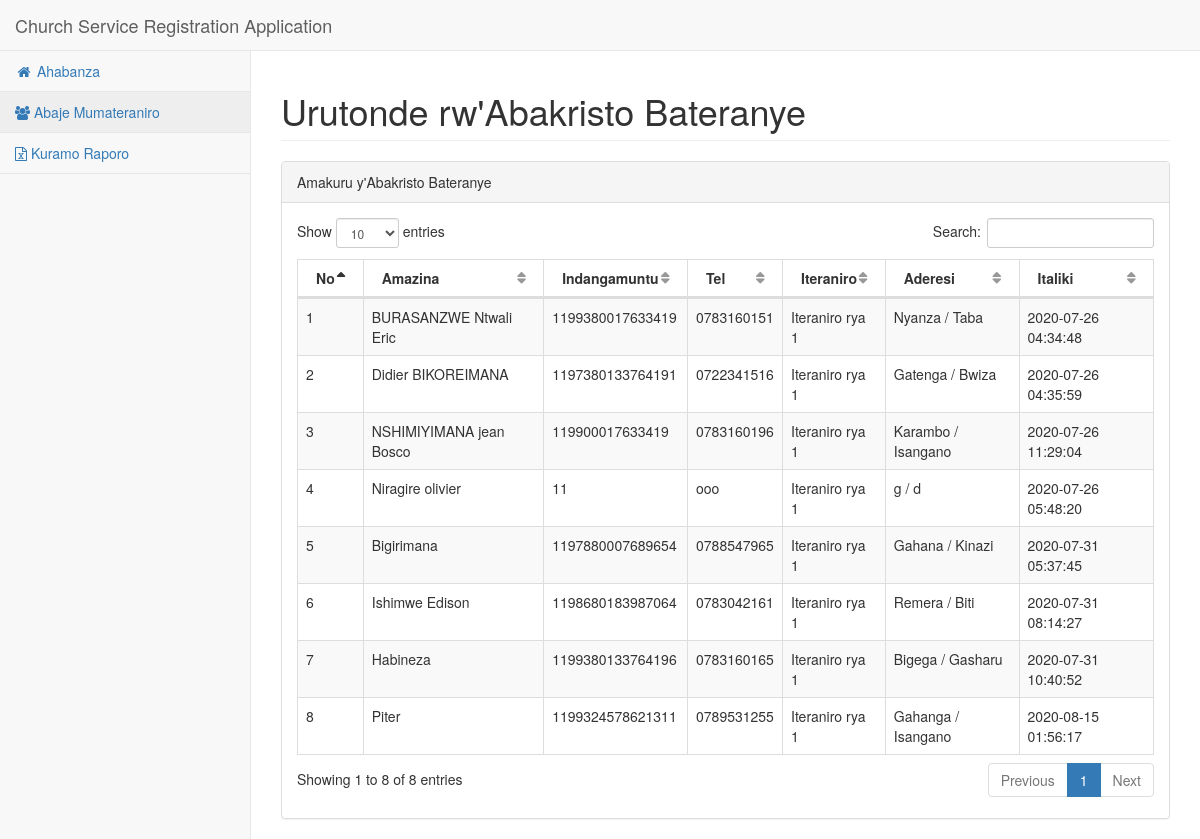
Page /csalist.php on the committed database.
### tables this page shows
CREATE TABLE `christian_info` (
  `ID` int(11) NOT NULL,
  `serv` varchar(50) NOT NULL,
  `fname` varchar(255) NOT NULL,
  `nid` varchar(16) NOT NULL,
  `tel` varchar(15) NOT NULL,
  `sec` varchar(255) NOT NULL,
  `cell` varchar(255) NOT NULL,
  `vill` varchar(255) NOT NULL,
  `dates` datetime NOT NULL
);

### csalist.php (the view, shortened to what this page needs)
<!DOCTYPE html>
<html lang="en">
<head>
    <link href="vendor/bootstrap/css/bootstrap.min.css" rel="stylesheet">
    <link href="vendor/metisMenu/metisMenu.min.css" rel="stylesheet">
    <link href="vendor/datatables-plugins/dataTables.bootstrap.css" rel="stylesheet">
    <link href="vendor/datatables-responsive/dataTables.responsive.css" rel="stylesheet">
    <link href="dist/css/sb-admin-2.css" rel="stylesheet">
    <link href="vendor/font-awesome/css/font-awesome.min.css" rel="stylesheet" type="text/css">
</head>
<body>
    <div id="wrapper">
        <nav class="navbar navbar-default navbar-static-top" role="navigation" style="margin-bottom: 0">
            <div class="navbar-header">
                <a class="navbar-brand" href="#">Church Service Registration Application</a>
            </div>
            <ul class="nav navbar-top-links navbar-right">
            </ul>
            <div class="navbar-default sidebar" role="navigation">
                <div class="sidebar-nav navbar-collapse">
                    <ul class="nav" id="side-menu">
                        <li>
                            <a href="cregister.php"><i class="fa fa-home fa-fw"></i> Ahabanza</a>
                        </li>
                        <li>
                            <a href="csalist.php"><i class="fa fa-users text-aqua"></i> Abaje Mumateraniro</a>
                        </li>
                        <li>
                            <a href="report.php"><i class="fa fa-file-excel-o"></i> Kuramo Raporo</a>
                        </li>
                    </ul>
                </div>
            </div>
        </nav>
        <div id="page-wrapper">
            <div class="row">
                <div class="col-lg-12">
                    <h1 class="page-header">Urutonde rw'Abakristo Bateranye</h1>
                </div>
            </div>
            <div class="row">
                <div class="col-lg-12">
                    <div class="panel panel-default">
                        <div class="panel-heading">
                            Amakuru y'Abakristo Bateranye
                        </div>
                        <div class="panel-body">
                            <table width="100%" class="table table-striped table-bordered table-hover" id="dataTables-example">
                                <thead>
                                    <tr>
                                        <th>No</th>
                                        <th>Amazina</th>
                                        <th>Indangamuntu</th>
                                        <th>Tel</th>
                                        <th>Iteraniro</th>
                                        <th>Aderesi</th>
                                        <th>Italiki</th>
                                    </tr>
                                </thead>
                                <tbody>
                                    <?php
                require_once('db.php');
                $result = $conn->prepare("SELECT * FROM christian_info");
                $result->execute();
                for($i=0; $row = $result->fetch(); $i++){
              ?>
                                    <tr class="odd gradeX">
                                        <td><?php echo $row ['ID']; ?></td>
                                        <td><?php echo $row ['fname']; ?></td>
                                        <td><?php echo $row ['nid']; ?></td>
                                        <td><?php echo $row ['tel']; ?></td>
                                        <td><?php echo $row ['serv']; ?></td>
                                        <td><?php echo $row ['cell']." "."/"." ".$row['vill']; ?></td>
                                        <td><?php echo $row ['dates']; ?></td>
                                    </tr>
                                    <?php } ?>
                                </tbody>
                            </table>
                        </div>
                    </div>
                </div>
            </div>
    </div>
</body>
</html>

### rows in the picture
christian_info: ID "1", fname "BURASANZWE Ntwali Eric", nid "1199380017633419", tel "0783160151", serv "Iteraniro rya 1", cell "Nyanza", vill "Taba", dates "2020-07-26 04:34:48"
christian_info: ID "2", fname "Didier BIKOREIMANA", nid "1197380133764191", tel "0722341516", serv "Iteraniro rya 1", cell "Gatenga", vill "Bwiza", dates "2020-07-26 04:35:59"
christian_info: ID "3", fname "NSHIMIYIMANA jean Bosco", nid "119900017633419", tel "0783160196", serv "Iteraniro rya 1", cell "Karambo", vill "Isangano", dates "2020-07-26 11:29:04"
christian_info: ID "4", fname "Niragire olivier", nid "11", tel "ooo", serv "Iteraniro rya 1", cell "g", vill "d", dates "2020-07-26 05:48:20"
christian_info: ID "5", fname "Bigirimana", nid "1197880007689654", tel "0788547965", serv "Iteraniro rya 1", cell "Gahana", vill "Kinazi", dates "2020-07-31 05:37:45"
christian_info: ID "6", fname "Ishimwe Edison", nid "1198680183987064", tel "0783042161", serv "Iteraniro rya 1", cell "Remera", vill "Biti", dates "2020-07-31 08:14:27"
christian_info: ID "7", fname "Habineza", nid "1199380133764196", tel "0783160165", serv "Iteraniro rya 1", cell "Bigega", vill "Gasharu", dates "2020-07-31 10:40:52"
christian_info: ID "8", fname "Piter", nid "1199324578621311", tel "0789531255", serv "Iteraniro rya 1", cell "Gahanga", vill "Isangano", dates "2020-08-15 01:56:17"
